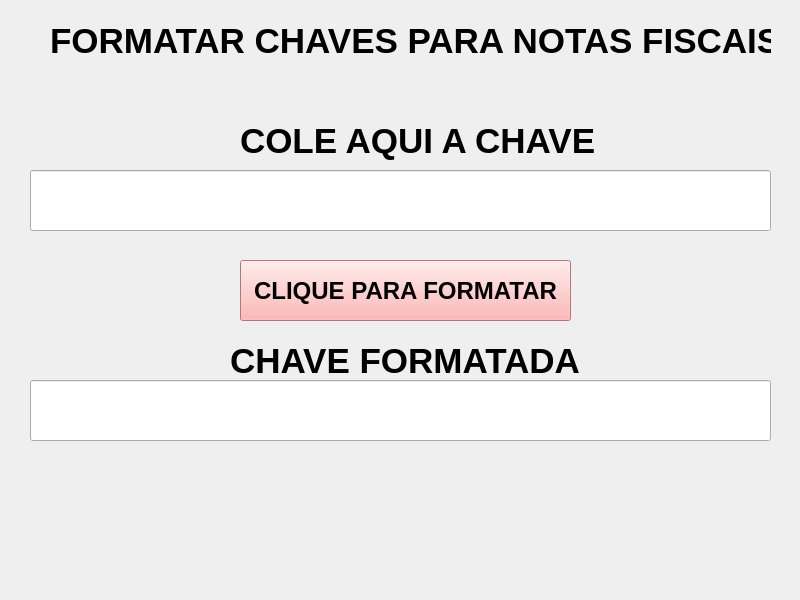
<?xml version="1.0" encoding="UTF-8"?>
<ui version="4.0">
 <class>MainWindow</class>
 <widget class="QMainWindow" name="MainWindow">
  <property name="geometry">
   <rect>
    <x>0</x>
    <y>0</y>
    <width>800</width>
    <height>600</height>
   </rect>
  </property>
  <property name="sizePolicy">
   <sizepolicy hsizetype="Fixed" vsizetype="Fixed">
    <horstretch>0</horstretch>
    <verstretch>0</verstretch>
   </sizepolicy>
  </property>
  <property name="minimumSize">
   <size>
    <width>800</width>
    <height>600</height>
   </size>
  </property>
  <property name="maximumSize">
   <size>
    <width>800</width>
    <height>600</height>
   </size>
  </property>
  <property name="windowTitle">
   <string>Frinex Tools - Formatar Notas Fiscais</string>
  </property>
  <widget class="QWidget" name="centralwidget">
   <widget class="QLabel" name="label">
    <property name="geometry">
     <rect>
      <x>50</x>
      <y>20</y>
      <width>721</width>
      <height>41</height>
     </rect>
    </property>
    <property name="font">
     <font>
      <pointsize>26</pointsize>
      <weight>75</weight>
      <bold>true</bold>
     </font>
    </property>
    <property name="text">
     <string>FORMATAR CHAVES PARA NOTAS FISCAIS</string>
    </property>
   </widget>
   <widget class="QLabel" name="label_2">
    <property name="geometry">
     <rect>
      <x>240</x>
      <y>120</y>
      <width>381</width>
      <height>41</height>
     </rect>
    </property>
    <property name="font">
     <font>
      <pointsize>26</pointsize>
      <weight>75</weight>
      <bold>true</bold>
     </font>
    </property>
    <property name="text">
     <string>COLE AQUI A CHAVE</string>
    </property>
   </widget>
   <widget class="QLabel" name="label_3">
    <property name="geometry">
     <rect>
      <x>230</x>
      <y>340</y>
      <width>371</width>
      <height>41</height>
     </rect>
    </property>
    <property name="font">
     <font>
      <pointsize>26</pointsize>
      <weight>75</weight>
      <bold>true</bold>
     </font>
    </property>
    <property name="text">
     <string>CHAVE FORMATADA</string>
    </property>
   </widget>
   <widget class="QPushButton" name="botaoFormatar">
    <property name="geometry">
     <rect>
      <x>240</x>
      <y>260</y>
      <width>331</width>
      <height>61</height>
     </rect>
    </property>
    <property name="font">
     <font>
      <pointsize>18</pointsize>
      <weight>75</weight>
      <bold>true</bold>
     </font>
    </property>
    <property name="styleSheet">
     <string notr="true">background-color: rgb(255, 162, 162)</string>
    </property>
    <property name="text">
     <string>CLIQUE PARA FORMATAR</string>
    </property>
   </widget>
   <widget class="QLineEdit" name="chaveEntrada">
    <property name="geometry">
     <rect>
      <x>30</x>
      <y>170</y>
      <width>741</width>
      <height>61</height>
     </rect>
    </property>
    <property name="font">
     <font>
      <pointsize>24</pointsize>
      <weight>75</weight>
      <bold>true</bold>
     </font>
    </property>
    <property name="text">
     <string/>
    </property>
   </widget>
   <widget class="QLineEdit" name="chaveSaida">
    <property name="enabled">
     <bool>true</bool>
    </property>
    <property name="geometry">
     <rect>
      <x>30</x>
      <y>380</y>
      <width>741</width>
      <height>61</height>
     </rect>
    </property>
    <property name="font">
     <font>
      <pointsize>24</pointsize>
      <weight>75</weight>
      <bold>true</bold>
     </font>
    </property>
    <property name="text">
     <string/>
    </property>
   </widget>
  </widget>
 </widget>
 <resources/>
 <connections/>
</ui>
